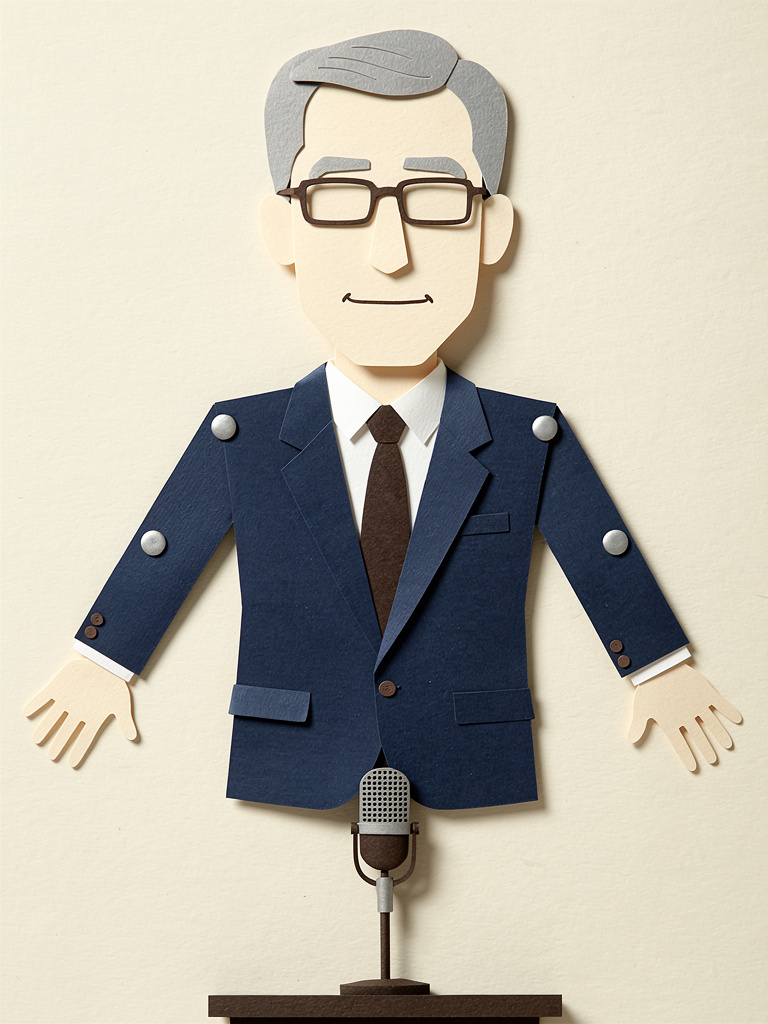
#> input picture videos/DAILY/presentador/A_corresponsal.jpg, 768 x 1024 px
$ python -i miniatura.py   (imports and definitions only)
#> lines starting #> are read from the running program, lines starting #| are printed output that depends on the picture
# -*- coding: utf-8 -*-
"""Miniaturas 9:16 de la serie S10. 0 creditos: todo render local.

    python miniatura.py           ->  publicar/miniaturas/0N_<slug>.jpg (1080x1920) + _qc_miniaturas.jpg
    python miniatura.py 2         ->  solo la pieza 2

Hereda las cuatro decisiones de la version que Agustin aprobo en la S02, que salieron de que
rechazara la primera (*"LAS MINIATURAS SIGUEN SIENDO HORRIBLES... TIENE QUE SER ENFOCADO EN QUE
HAGAN CLICK"*):

  1. **Fondo oscuro** (madera oscurecida + viñeta dura). Una hoja clara no existe en un feed.
  2. **Un objeto grande** con halo claro que lo separa del fondo. Tamano = presencia.
  3. **Una jerarquia**: la pregunta arriba, grande; la cifra en rojo; nada mas.
  4. **Un circulo rojo** sobre lo que importa: el recurso mas viejo y mas efectivo.

**Lo propio de esta serie** (regla del 2026-09-14, `canal/CANAL.md` §7.1): la miniatura lleva **la
MISMA pregunta que el titulo**, en dos o tres palabras enormes. Titulo y miniatura se leen como una
sola cosa; si el titulo pregunta y la miniatura afirma, se anulan.

**La bandera del pais va SIEMPRE** (regla de Agustin, 2026-09-14, `canal/CANAL.md` §7.1): a 216 px
dice de que se trata antes de que nadie lea una palabra, y encadena las piezas del mismo pais. Va
como chip arriba a la izquierda, con halo, sin tocar la pregunta — que va centrada mas abajo. Se
controla con `miniatura.bandera` en `serie.json`.

**Los objetos de papel entran ENTEROS, con margen** (leccion del S05): una cara cortada sigue siendo
una cara, pero un documento sangrado por el borde pierde justo la palabra que lo explicaba.

Se revisa a **216 px de ancho**, que es lo que mide en la grilla del canal.
"""
import json, os, sys
AQUI = os.path.dirname(os.path.abspath(__file__))
RAIZ = os.path.abspath(os.path.join(AQUI, '..', '..'))
PROD = os.path.join(RAIZ, 'produccion')
sys.path.insert(0, PROD)
from PIL import Image, ImageDraw, ImageFilter
from props import TINTA, PAPEL, OCRE, ROJO, FONTC

W, H = 1080, 1920
ARTE = os.path.join(AQUI, 'arte', 'assets')
S05A = os.path.join(RAIZ, 'videos', 'S05_mapa_alianzas', 'arte', 'assets')
S01A = os.path.join(RAIZ, 'videos', 'S01_11s', 'arte', 'assets')
# [2 lines not run here, left out]

NEGRO = (18, 16, 14)
CREMA = (247, 241, 226)


# [5 lines left out: function prop, not called in this run]


def halo(im, r=20, color=CREMA, fuerza=235):
    """Contorno claro alrededor de una figura: es lo que la separa de un fondo oscuro."""
    g = im.split()[3]
    for _ in range(max(1, r//5)): g = g.filter(ImageFilter.MaxFilter(9))
    g = g.filter(ImageFilter.GaussianBlur(r*0.5)).point(lambda v: min(fuerza, int(v*2.0)))
    cap = Image.new('RGBA', im.size, color+(0,)); cap.putalpha(g)
    out = Image.new('RGBA', im.size, (0, 0, 0, 0))
    out.alpha_composite(cap); out.alpha_composite(im)
    return out


# [108 lines left out: functions texto_duro, fondo, una, main, not called in this run]


# [2 lines not run here, left out]

>>> import cv2
>>> picture = cv2.imread('../DAILY/presentador/A_corresponsal.jpg', cv2.IMREAD_GRAYSCALE)
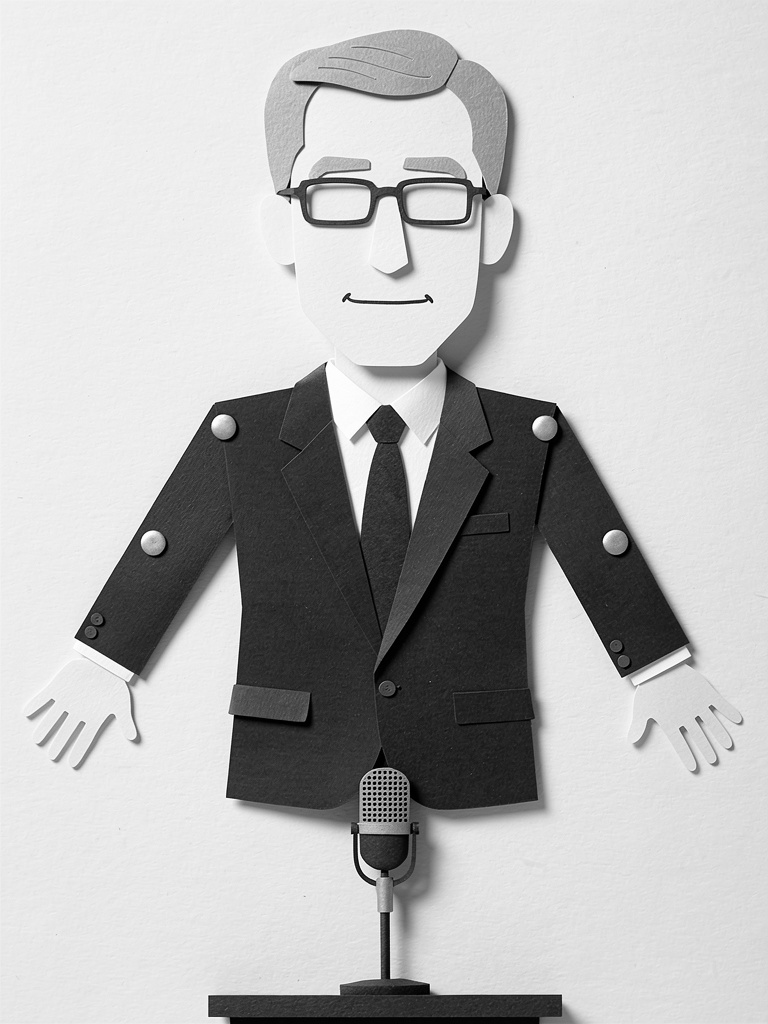
#> picture: shape (1024, 768); min 0, max 255, mean 185.1
>>> result = halo(picture)
#> (the run stopped early here; a loop or call above may not have finished)

$ run again, on videos/DAILY/presentador/B_v1_descartado.jpg
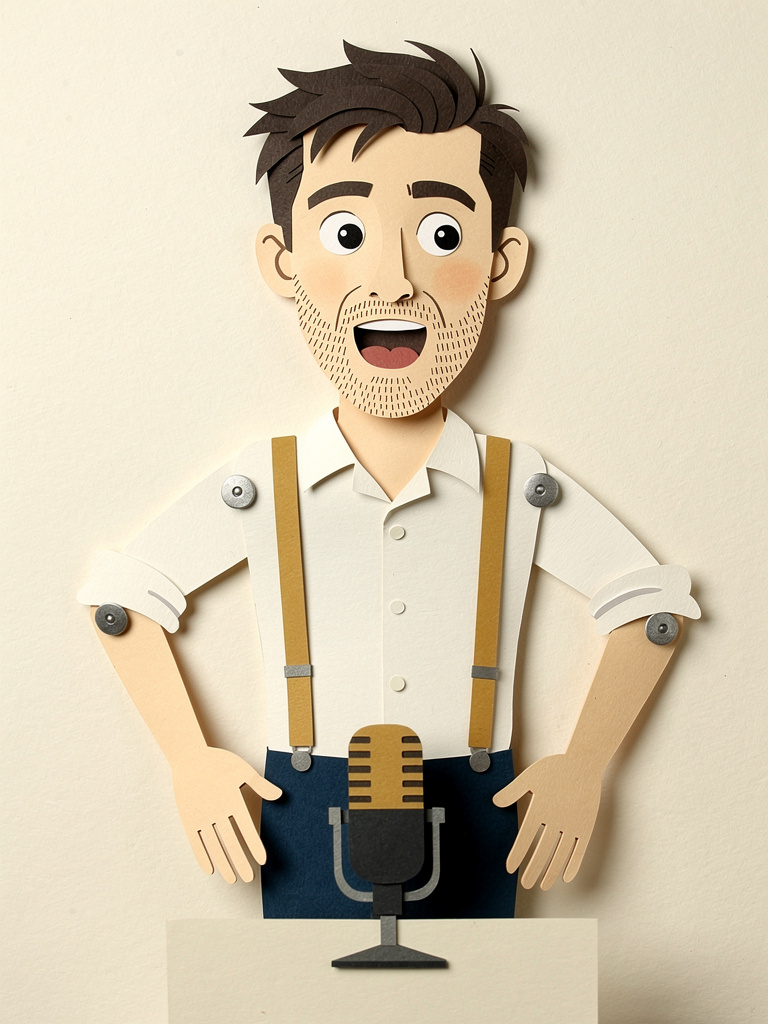
#> input picture videos/DAILY/presentador/B_v1_descartado.jpg, 768 x 1024 px
#> `picture = cv2.imread('../DAILY/presentador/A_corresponsal.jpg', cv2.IM..`:
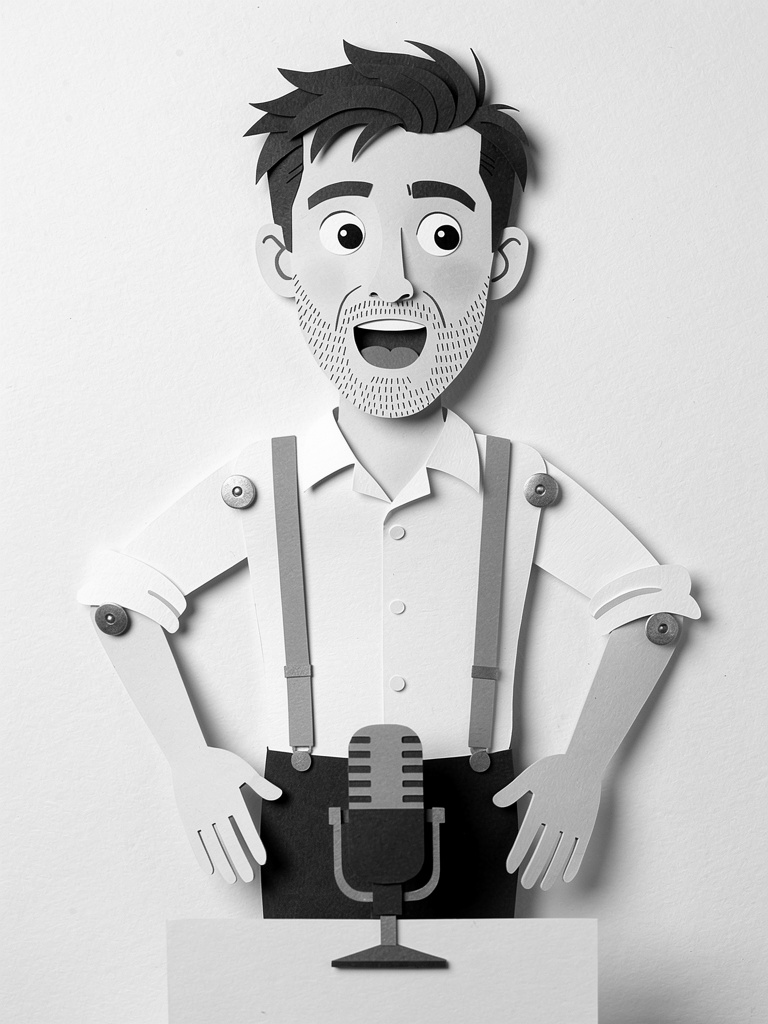
#> picture: shape (1024, 768); min 0, max 255, mean 200.4

$ run again, on videos/DAILY/presentador/B_v2b.jpg
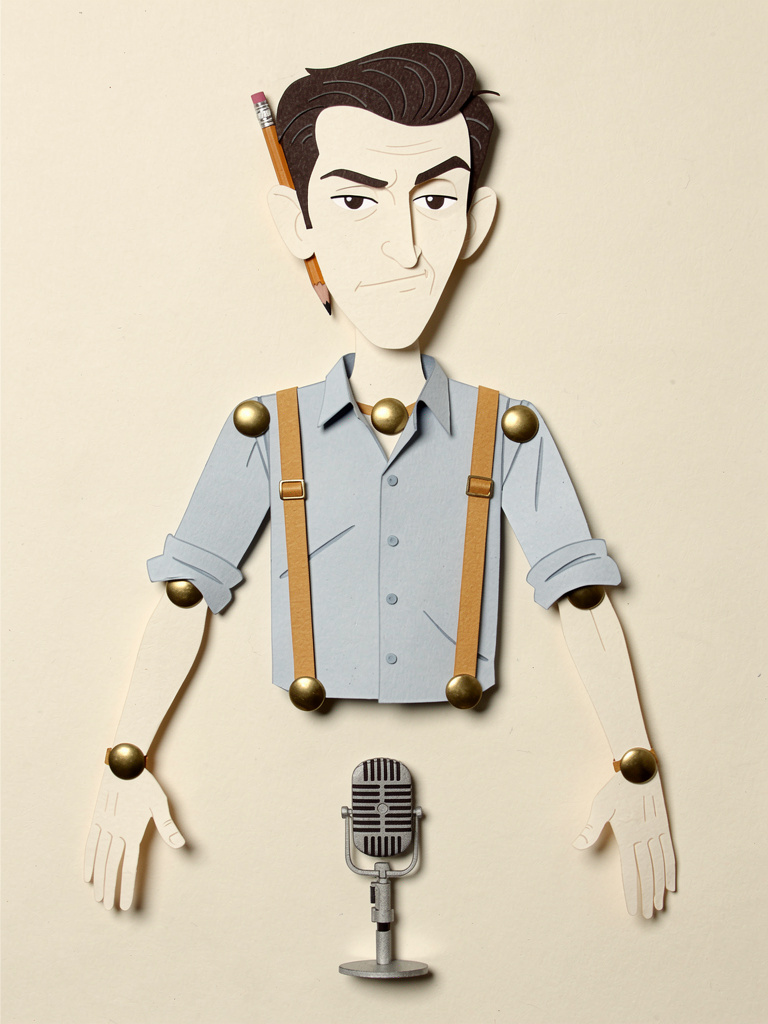
#> input picture videos/DAILY/presentador/B_v2b.jpg, 768 x 1024 px
#> `picture = cv2.imread('../DAILY/presentador/A_corresponsal.jpg', cv2.IM..`:
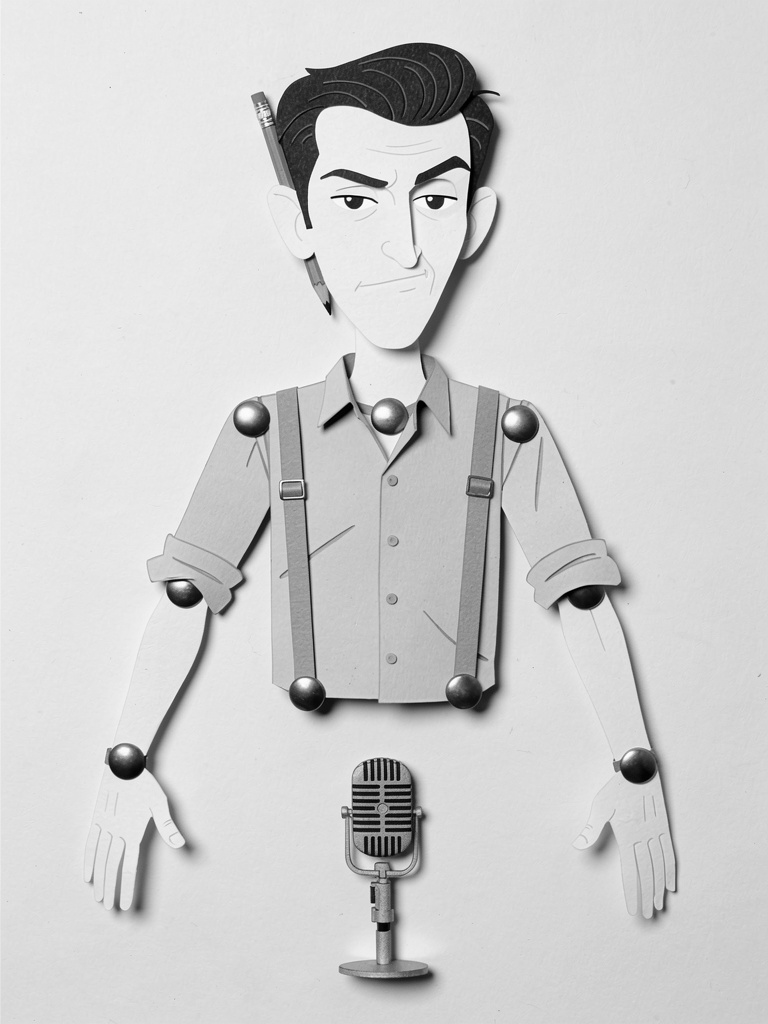
#> picture: shape (1024, 768); min 0, max 255, mean 207.8
